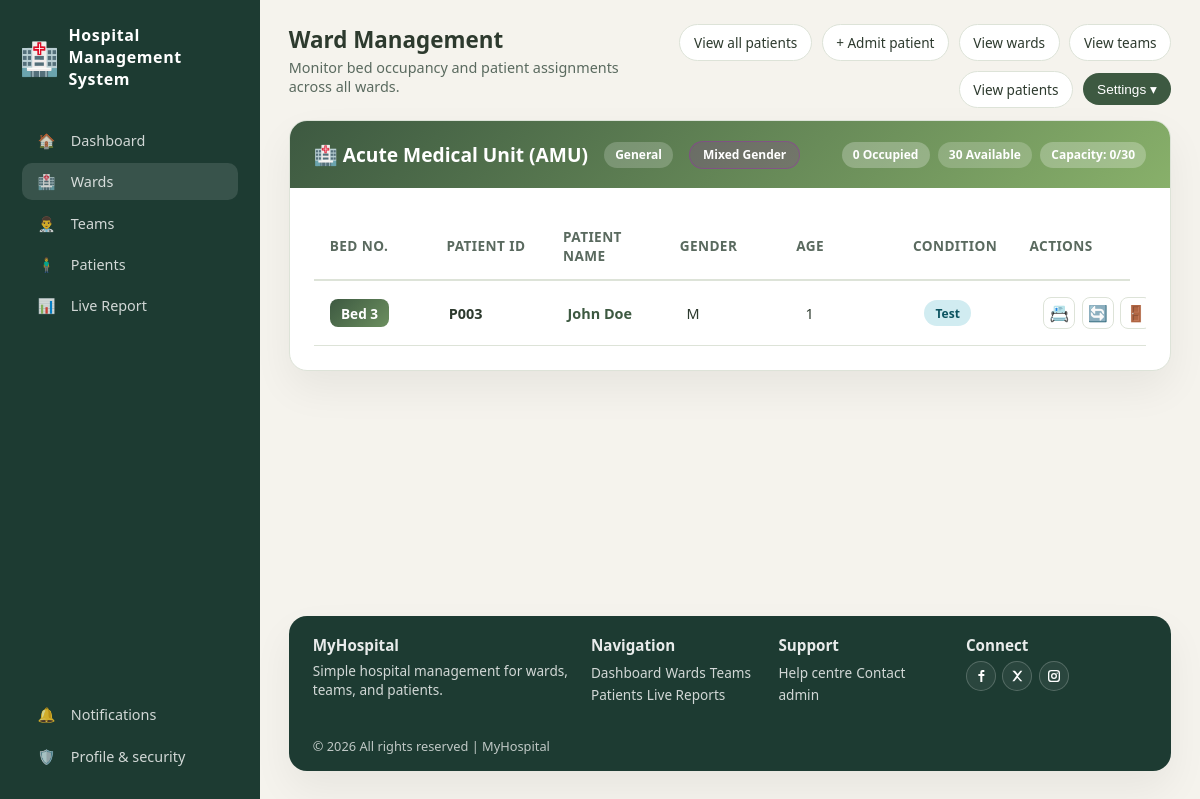
Page /ward/1 (signed in) on the earlier database version.
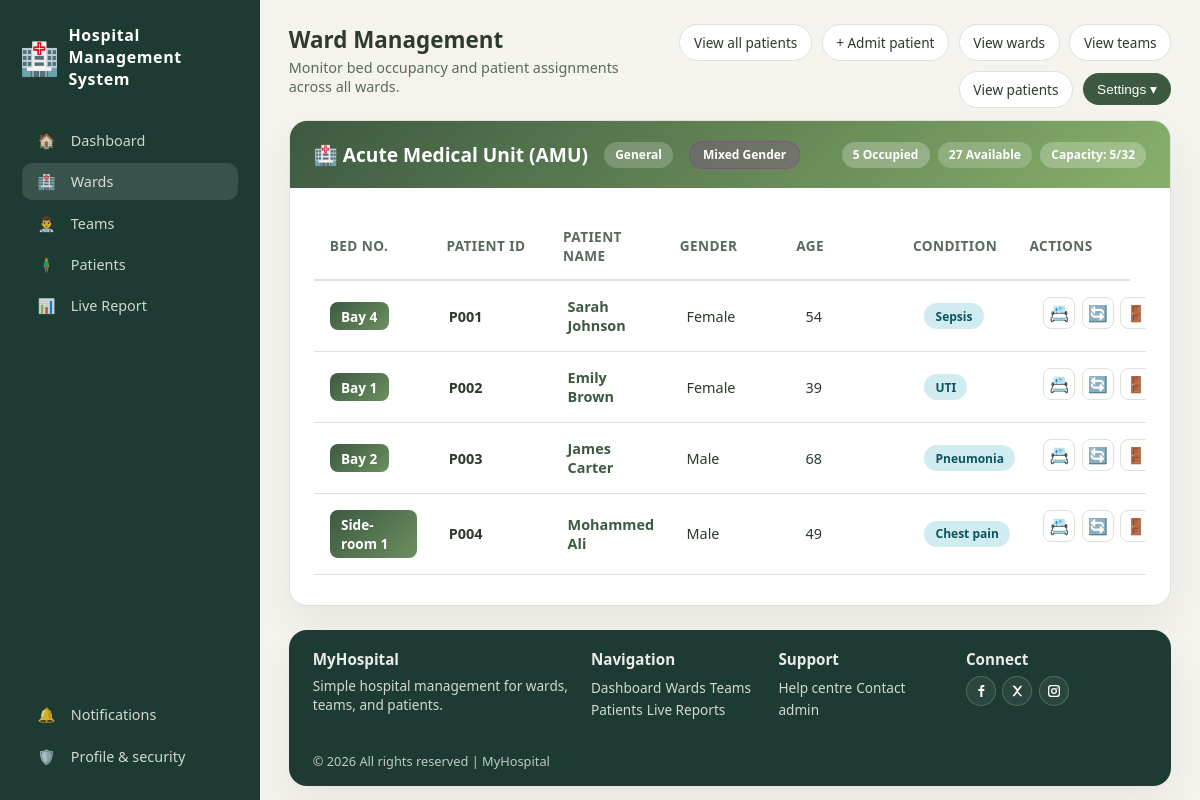
Same page on the later database version.
### tables this page shows
CREATE TABLE wards (
            id INTEGER PRIMARY KEY AUTOINCREMENT,
            name TEXT NOT NULL,
            code TEXT,
            type TEXT,
            capacity INTEGER NOT NULL,
            occupied INTEGER DEFAULT 0,
            lead_consultant TEXT,
            status TEXT DEFAULT 'active',
            gender_type TEXT DEFAULT 'Mixed',
            created_at TIMESTAMP DEFAULT CURRENT_TIMESTAMP
        );

CREATE TABLE patients (
            id INTEGER PRIMARY KEY AUTOINCREMENT,
            name TEXT NOT NULL,
            dob TEXT,
            age INTEGER,
            gender TEXT,
            nhs_number TEXT,
            phone TEXT,
            address TEXT,
            admission_datetime TEXT NOT NULL,
            ward_id INTEGER,
            bed TEXT NOT NULL,
            doctor_id INTEGER,
            diagnosis TEXT NOT NULL,
            notes TEXT,
            status TEXT DEFAULT 'Active',
            discharged_at TIMESTAMP,
            created_at TIMESTAMP DEFAULT CURRENT_TIMESTAMP,
            FOREIGN KEY (ward_id) REFERENCES wards (id),
            FOREIGN KEY (doctor_id) REFERENCES doctors (id)
        );

### app.py (the view)
@app.route("/ward/<int:ward_id>")
@login_required
def ward_detail_page(ward_id):
    conn = get_db_connection()
    ward = conn.execute("SELECT * FROM wards WHERE id = ?", (ward_id,)).fetchone()
    if ward is None:
        conn.close()
        return redirect(url_for("wards_page"))
    patients = conn.execute(
        "SELECT id, name, gender, age, diagnosis, bed FROM patients WHERE ward_id = ?",
        (ward_id,)
    ).fetchall()
    conn.close()
    return render_template(
        "ward.html",
        wards=[ward],
        ward_patients={ward['id']: patients}
    )

### app.py (called while the page is built)
@app.context_processor
def inject_user():
    return dict(user_role=session.get('role'), user_id=session.get('user_id'))

def login_required(f):
    @wraps(f)
    def decorated(*args, **kwargs):
        if not session.get("user_id"):
            return redirect(url_for("login_page"))
        return f(*args, **kwargs)
    return decorated

def get_db_connection():
    conn = sqlite3.connect(DATABASE_PATH)
    conn.row_factory = sqlite3.Row
    return conn

### templates/ward.html (shortened to what this page needs)
{% extends "base.html" %}
{% block extra_css %}
<link rel="stylesheet" href="/static/css/ward.css">
{% endblock %}
{% block active_wards %}active{% endblock %}
{% block page_title %}Ward Management{% endblock %}
{% block page_subtitle %}Monitor bed occupancy and patient assignments across all wards.{% endblock %}
{% block top_actions %}
<a href="/patients" class="shortcut-btn">View all patients</a>
<a href="/patients/add" class="shortcut-btn">+ Admit patient</a>
{{ super() }}
{% endblock %}
{% block content %}
{% for ward in wards %}
<section class="ward-section">
    <div class="ward-card {% if 'ICU' in ward.name %}icu{% endif %}">
        <div class="ward-header">
            <div class="ward-title-group">
                <h2>
                    {% if ward.gender_type == 'Male' %}🚹
                    {% elif ward.gender_type == 'Female' %}🚺
                    {% else %}🏥{% endif %}
                    {{ ward.name }}
                </h2>
                <span class="badge badge-info">{{ ward.type }}</span>
                <span class="ward-type
                    {% if ward.gender_type == 'Male' %}male
                    {% elif ward.gender_type == 'Female' %}female
                    {% else %}mixed{% endif %}">
                    {% if ward.gender_type == 'Mixed' %}Mixed Gender
                    {% elif ward.gender_type %} {{ ward.gender_type }} Only
                    {% else %} Mixed Gender {% endif %}
                </span>
            </div>
            <div class="ward-stats">
                <span class="badge badge-success">{{ ward.occupied }} Occupied</span>
                <span class="badge badge-info">{{ ward.capacity - ward.occupied }} Available</span>
                <span class="badge
                    {% if ward.occupied / ward.capacity >= 0.9 %}badge-danger
                    {% elif ward.occupied / ward.capacity >= 0.75 %}badge-warning
                    {% else %}badge-success{% endif %}">
                    Capacity: {{ ward.occupied }}/{{ ward.capacity }}
                </span>
            </div>
        </div>
        <div class="ward-body">
            <div class="table-wrapper">
                <table class="ward-table">
                    <thead>
                        <tr>
                            <th>Bed No.</th>
                            <th>Patient ID</th>
                            <th>Patient Name</th>
                            <th>Gender</th>
                            <th>Age</th>
                            <th>Condition</th>
                            <th>Actions</th>
                        </tr>
                    </thead>
                    <tbody>
                        {% set patients = ward_patients.get(ward.id, []) %}
                        {% if patients %}
                        {% for patient in patients %}
                        <tr>
                            <td><span class="bed-number occupied">{{ patient.bed }}</span></td>
                            <td><strong>{{ "P%03d"|format(patient.id) }}</strong></td>
                            <td><a href="/patients/{{ patient.id }}" class="patient-link">{{ patient.name }}</a></td>
                            <td>{{ patient.gender }}</td>
                            <td>{{ patient.age }}</td>
                            <td><span class="status-badge
                                    {% if patient.diagnosis|lower == 'critical' %}critical
                                    {% elif patient.diagnosis|lower == 'stable' %}stable
                                    {% else %}recovering{% endif %}">
                                    {{ patient.diagnosis }}
                                </span></td>
                            <td class="actions">
                                {% set pid = "P%03d"|format(patient.id) %}
                                <button onclick="viewPatient('{{ pid }}')" class="btn-action btn-view"
                                    title="View Details">📇</button>
                                <button data-patient-id="{{ pid }}" data-patient-name="{{ patient.name|e }}"
                                    data-patient-gender="{{ patient.gender|e }}" data-current-ward="{{ ward.name|e }}"
                                    class="btn-action btn-transfer" onclick="openTransferModal(this)"
                                    title="Transfer">🔄</button>
                                <button data-patient-id="{{ pid }}" data-patient-name="{{ patient.name|e }}"
                                    class="btn-action btn-discharge" onclick="dischargePatient(this)"
                                    title="Discharge">🚪</button>
                            </td>
                        </tr>
                        {% endfor %}
                        {% else %}
                        <tr class="empty-row">
                            <td colspan="7" class="empty-text">No patients currently in this ward</td>
                        </tr>
                        {% endif %}
                    </tbody>
                </table>
            </div>
        </div>
    </div>
</section>
{% endfor %}
{% endblock %}

### templates/base.html (shortened to what this page needs)
<!DOCTYPE html>
<html lang="en" data-theme="light">
<head>
    <link rel="stylesheet" href="/static/css/base.css">
    {% block extra_css %}{% endblock %}
</head>
<body>
    <div class="app-shell">
        <aside class="sidebar" id="sidebar">
            <div class="logo">
                <span class="logo-mark">🏥</span>
                <span class="logo-text">Hospital Management System</span>
            </div>
            <nav class="nav-main">
                <a href="/" class="nav-item {% block active_dashboard %}{% endblock %}">
                    <span class="nav-icon">🏠</span><span>Dashboard</span>
                </a>
                <a href="/wards" class="nav-item {% block active_wards %}{% endblock %}">
                    <span class="nav-icon">🏥</span><span>Wards</span>
                </a>
                <a href="/teams" class="nav-item {% block active_teams %}{% endblock %}">
                    <span class="nav-icon">👨‍⚕️</span><span>Teams</span>
                </a>
                <a href="/patients" class="nav-item {% block active_patients %}{% endblock %}">
                    <span class="nav-icon">🧍‍♂️</span><span>Patients</span>
                </a>
                <a href="/reports" class="nav-item {% block active_reports %}{% endblock %}">
                    <span class="nav-icon">📊</span><span>Live Report</span>
                </a>
            </nav>
            <div class="nav-secondary">
                <a href="/notifications" class="nav-item {% block active_notifications %}{% endblock %}">
                    <span class="nav-icon">🔔</span><span>Notifications</span>
                </a>
                <a href="/profile" class="nav-item {% block active_profile %}{% endblock %}">
                    <span class="nav-icon">🛡️</span><span>Profile & security</span>
                </a>
            </div>
        </aside>
        <main class="main-area">
            <header class="top-bar">
                <div class="top-left">
                    <div class="top-left-row">
                        <div>
                            {% block header %}
                            <h1 class="page-title">{% block page_title %}Hospital Management{% endblock %}</h1>
                            <p class="page-subtitle">{% block page_subtitle %}Manage your hospital efficiently{%
                                endblock %}</p>
                            {% endblock %}
                        </div>
                    </div>
                </div>
                <div class="top-actions">
                    {% block top_actions %}
                    <a href="/wards" class="shortcut-btn">View wards</a>
                    <a href="/teams" class="shortcut-btn">View teams</a>
                    <a href="/patients" class="shortcut-btn">View patients</a>
                    <div class="settings-wrapper">
                        <button class="settings-btn" id="settingsToggle">Settings ▾</button>
                    </div>
                    {% endblock %}
                </div>
            </header>
            <div class="page-content">
                {% block content %}{% endblock %}
            </div>
            <footer class="site-footer">
                <div class="footer-column">
                    <h4>MyHospital</h4>
                    <p>Simple hospital management for wards, teams, and patients.</p>
                </div>
                <div class="footer-column">
                    <h4>Navigation</h4>
                    <a href="/">Dashboard</a>
                    <a href="/wards">Wards</a>
                    <a href="/teams">Teams</a>
                    <a href="/patients">Patients</a>
                    <a href="/reports">Live Reports</a>
                </div>
                <div class="footer-column">
                    <h4>Support</h4>
                    <a href="#">Help centre</a>
                    <a href="#">Contact admin</a>
                </div>
                <div class="footer-column footer-social">
                    <h4>Connect</h4>
                    <div class="social-buttons">
                        <a href="#" class="social-circle fb" aria-label="Facebook">
                            <svg viewBox="0 0 24 24" class="social-icon">
                                <path d="M13 3h4v3h-3v3h3v3h-3v9h-3v-9H8v-3h3V6a3 3 0 0 1 3-3z" />
                            </svg>
                        </a>
                        <a href="#" class="social-circle x" aria-label="X">
                            <svg viewBox="0 0 24 24" class="social-icon">
                                <path d="M5 4l6.5 7.1L5 20h3l4.5-5.3L17 20h3l-6.5-7.2L20 4h-3l-4 4.9L9 4H5z" />
                            </svg>
                        </a>
                        <a href="#" class="social-circle ig" aria-label="Instagram">
                        </a>
                    </div>
                </div>
                <div class="footer-bottom">© 2026 All rights reserved | MyHospital</div>
            </footer>
        </main>
    </div>
</body>
</html>

### static/css/base.css (style rules this page uses)
* { box-sizing: border-box; }
html[data-theme="light"] { --bg-page: #f5f3ed; --bg-main: #ffffff; --bg-hero: #e8f5d3; --bg-feature: #f5f3ed; --bg-card: #ffffff; --bg-sidebar: #1d3b32; --bg-pill: #d9edcf; --text-main: #2d3a2e; --text-muted: #5a6a5f; --text-invert: #ffffff; --accent: #3d5941; --accent-soft: #6c8f5f; --accent-pill: #325037; --border-subtle: #dde3d8; --shadow-soft: 0 18px 40px rgba(0, 0, 0, 0.06); }
html, body { margin: 0; padding: 0; height: 100%; overflow: hidden; font-family: system-ui, -apple-system, BlinkMacSystemFont, "Segoe UI", sans-serif; background: var(--bg-page); color: var(--text-main); }
.app-shell { display: flex; height: 100vh; overflow: hidden; }
.sidebar { width: 260px; flex-shrink: 0; background: var(--bg-sidebar); color: var(--text-invert); padding: 1.5rem 1.4rem 1.6rem; display: flex; flex-direction: column; height: 100vh; overflow-y: auto; position: fixed; top: 0; left: 0; z-index: 40; transition: transform 0.25s ease, opacity 0.2s ease; }
.logo { display: flex; align-items: center; gap: 0.75rem; margin-bottom: 2rem; flex-shrink: 0; }
.logo-mark { width: 34px; height: 34px; border-radius: 12px; display: inline-flex; align-items: center; justify-content: center; font-weight: 700; font-size: 2rem; }
.logo-text { font-weight: 600; letter-spacing: 0.04em; }
.nav-main, .nav-secondary { display: flex; flex-direction: column; gap: 0.3rem; }
.nav-main { margin-bottom: 2rem; flex-shrink: 0; }
.nav-secondary { margin-top: auto; flex-shrink: 0; }
.nav-item { display: flex; align-items: center; gap: 0.7rem; padding: 0.55rem 0.7rem; border-radius: 10px; color: rgba(255, 255, 255, 0.8); text-decoration: none; font-size: 0.9rem; white-space: nowrap; }
.nav-item.active { background: rgba(255, 255, 255, 0.12); }
.nav-icon { width: 26px; display: inline-flex; justify-content: center; flex-shrink: 0; }
.main-area { margin-left: 260px; flex: 1; display: flex; flex-direction: column; height: 100vh; overflow-y: auto; background: var(--bg-page); padding: 1.5rem 1.8rem 1.8rem; }
.top-bar { display: flex; justify-content: space-between; align-items: flex-start; gap: 1rem; margin-bottom: 0.8rem; flex-shrink: 0; }
.top-left { display: flex; flex-direction: column; }
.top-left-row { display: flex; align-items: center; gap: 0.8rem; }
.page-title { margin: 0 0 0.2rem; font-size: 1.4rem; }
.page-subtitle { margin: 0; font-size: 0.9rem; color: var(--text-muted); }
.top-actions { display: flex; align-items: center; gap: 0.6rem; flex-wrap: wrap; justify-content: flex-end; }
.shortcut-btn { border-radius: 999px; border: 1px solid var(--border-subtle); background: var(--bg-main); padding: 0.5rem 0.85rem; font-size: 0.85rem; color: var(--text-main); text-decoration: none; display: inline-block; }
.settings-wrapper { position: relative; }
.settings-btn { border-radius: 999px; border: none; background: var(--accent); color: var(--text-invert); padding: 0.5rem 0.9rem; font-size: 0.85rem; cursor: pointer; }
.page-content { flex: 1; }
.site-footer { background: var(--bg-sidebar); color: rgba(255, 255, 255, 0.9); border-radius: 18px; padding: 1.2rem 1.5rem 1rem; display: grid; grid-template-columns: 2fr 1.3fr 1.3fr 1.4fr; gap: 1.2rem; box-shadow: var(--shadow-soft); margin-top: auto; flex-shrink: 0; }
.footer-column h4 { margin: 0 0 0.4rem; font-size: 0.95rem; }
.footer-column p, .footer-column a { margin: 0; font-size: 0.85rem; color: rgba(255, 255, 255, 0.8); text-decoration: none; }
.footer-social .social-buttons { display: flex; gap: 0.4rem; margin-top: 0.4rem; }
.social-circle { width: 30px; height: 30px; border-radius: 999px; display: inline-flex; align-items: center; justify-content: center; background: rgba(255, 255, 255, 0.06); border: 1px solid rgba(255, 255, 255, 0.2); text-decoration: none; }
.social-icon { width: 16px; height: 16px; fill: #ffffff; }
.footer-bottom { grid-column: 1 / -1; margin-top: 0.8rem; font-size: 0.8rem; opacity: 0.8; }

Differences in the rows shown:
changed wards "Acute Medical Unit (AMU)": occupied "0" → "5"; ward.capacity-ward.occupied "30" → "27"; capacity "30" → "32"
added patients: bed "Bay 4", id "P001", name "Sarah Johnson", gender "Female", age "54", diagnosis "Sepsis"
added patients: bed "Bay 1", id "P002", name "Emily Brown", gender "Female", age "39", diagnosis "UTI"
changed patients "P003": bed "Bed 3" → "Bay 2"; name "John Doe" → "James Carter"; gender "M" → "Male"; age "1" → "68"; diagnosis "Test" → "Pneumonia"
added patients: bed "Side-room 1", id "P004", name "Mohammed Ali", gender "Male", age "49", diagnosis "Chest pain"
